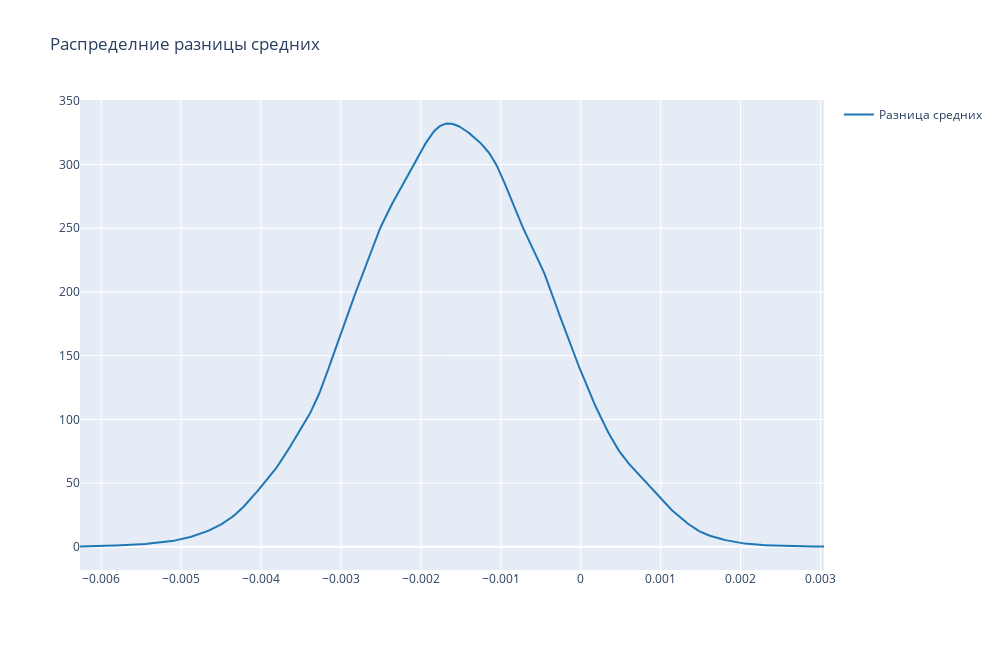

Notebook cell for this chart:
### Markdown cell above
В колонке diff посчитаем разницу между средними и посмотрим на распределение.

### Code cell
boot_1d['diff'] = boot_1d.new_page-boot_1d.old_page

hist_data = [list(boot_1d['diff'])]
group_labels = ['Разница средних']

fig = ff.create_distplot(hist_data, group_labels, show_hist=False, bin_size=.01, show_rug=False)

fig.update_layout(height=650, width=1000, title_text='Распределние разницы средних')
fig.show()

display(Image(filename='img/avg_diff_distribution.png', width=800))

### Figure 1 — Plotly figure (JSON) as saved in the notebook; plotly's stock layout.template omitted (floating-point values rounded to 4 significant figures; data arrays with more than 128 entries replaced by an {"elided": "..."} marker saying what was removed)
{"data": [{"legendgroup": "Разница средних", "marker": {"color": "rgb(31, 119, 180)"}, "mode": "lines", "name": "Разница средних", "showlegend": true, "type": "scatter", "x": {"elided": "500 float values"}, "xaxis": "x", "y": {"elided": "500 float values"}, "yaxis": "y"}], "layout": {"barmode": "overlay", "height": 650, "hovermode": "closest", "legend": {"traceorder": "reversed"}, "title": {"text": "Распределние разницы средних"}, "width": 1000, "xaxis": {"anchor": "y2", "domain": [0, 1], "zeroline": false}, "yaxis": {"anchor": "free", "domain": [0, 1], "position": 0}}}
